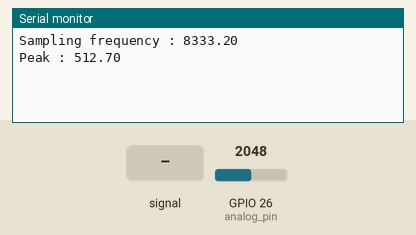
A sketch run on a simulated ESP32. On the bench: the last lines printed to the serial monitor. The test bench sets the inputs (shaded band); at power-on: GPIO 26 (analog_pin) = 2048.

Above: at 1.2 s.
1.3 s: GPIO 26 (analog_pin) fed a 200 Hz sine of ±327 counts around its level
At 2.7 s:
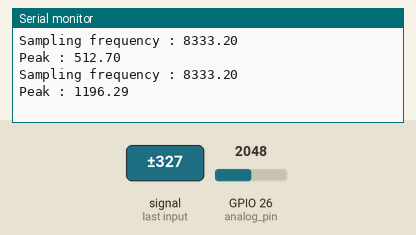
2.8 s: GPIO 26 (analog_pin) set to 0
At 4.15 s:
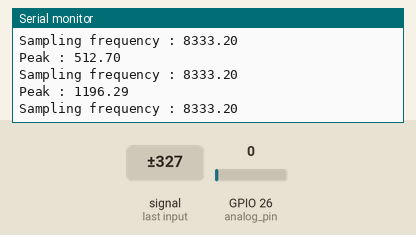
Timing chart, 0 to 5.8 s (numbered marks = the images above; inputs shaded):
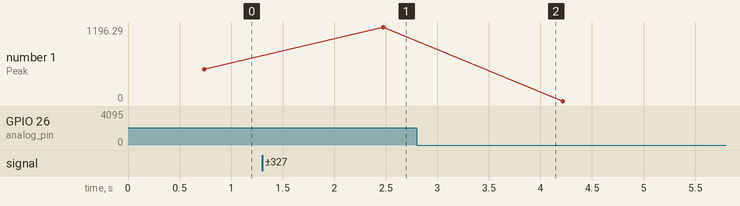

Measured:
- after the input at 1.3 s, the serial monitor: prints a new line after 1.2 s (image 1)
- plotted number 1: 512.7 → 1196.29 after the input at 1.3 s, 1196.29 → 0 after the input at 2.8 s

The sketch:

FFT_test.ino
```cpp
// FFT解析 ノイズ対策用サンプルプログラム

#include <Arduino.h>
#include "arduinoFFT.h"
#include <M5Atom.h>

#define analog_pin 26 // 電圧読み取り用のピン

const int peak_cut = 0;               // ピークカット(0は無効)
const int moving_average = 5;         // 移動平均を行う数
const int SAMPLES = 2048;             // サンプル数
const int sampling_frequency = 50000; // サンプリング周期(Hz) Max50000Hz(ADC)
const int overlap = 3;                // オーバーラップを行う回数
const float overlat_ratio = 0.5;      // オーバーラップでかぶせる割合
const int limit_upper = 4000;         // peakの周波数の上限設定
const int limit_lower = 500;          // peakの周波数の下限設定

//const int SAMPLES_MAX = 2048;
const int SAMPLES_MAX = round(SAMPLES * ((overlap - 1) * overlat_ratio + 1)) + moving_average; // 計算で使用するサンプル数の計算
const int RESULT = round(SAMPLES / 2);                                                         // FFTの結果保存用の変数

double sample[SAMPLES_MAX]; // サンプルを保存する配列
double vReal[SAMPLES];      // FFT計算用の配列
double vImag[SAMPLES];      // FFT計算用の配列
double result_fft[RESULT];  // FFT結果保存用の配列

arduinoFFT FFT = arduinoFFT(); // FFT用

// FFT解析用
void customFFT()
{
  // ピークカット
  // 極端なノイズカット用
  if (peak_cut != 0)
  {
    for (int i = 0; i < SAMPLES_MAX; i++)
    {
      if (sample[i] > peak_cut)
        sample[i] = peak_cut;
    }
  }

  // 移動平均
  // ノイズを均して解析結果を安定させる用（多分）
  // ローパスフィルター
  // ※peakの周波数の上限設定があるから必要ないかも
  for (int i = 0; i < SAMPLES_MAX - moving_average; i++)
  {
    double sample_sum = 0;
    for (int j = 0; j < moving_average; j++)
    {
      sample_sum += sample[i + j];
    }
    sample[i] = sample_sum / moving_average;
  }

  // 配列リセット
  // 結果保存用の配列をリセットする
  for (int i = 0; i < RESULT; i++)
  {
    result_fft[i] = 0;
  }

  // オーバーラップ
  // 複数回解析して安定させるが、サンプルの一部を再利用することにより
  // サンプリングするデータを減らすことが出来る
  for (int i = 0; i < overlap; i++)
  {
    for (int j = 0; j < SAMPLES; j++)
    {
      int sample_count = j + round(SAMPLES * overlat_ratio * i);
      vReal[j] = sample[sample_count];
      vImag[j] = 0;
    }

    /*FFT*/
    // FFT解析(窓関数は元々使っていました)
    FFT.Windowing(vReal, SAMPLES, FFT_WIN_TYP_HAMMING, FFT_FORWARD); // 窓関数
    FFT.Compute(vReal, vImag, SAMPLES, FFT_FORWARD);                 // FFT解析
    FFT.ComplexToMagnitude(vReal, vImag, SAMPLES);                   // 複素数 to 実数
    //double peak = FFT.MajorPeak(vReal, SAMPLES, sampling_frequency);
    //Serial.println(peak);

    // FFTの解析を結果を加算
    for (int j = 0; j < RESULT; j++)
    {
      result_fft[j] += vReal[j];
    }
  }

  // 結果を平均にする
  for (int i = 0; i < RESULT; i++)
  {
    result_fft[i] /= overlap;
  }
}

// peakの周波数を計算する
float peakFFT()
{
  double peak_value = 0;
  float peak_frequency = 0;
  for (int i = 0; i < RESULT; i++)
  {
    float frequency = (i * 1.0 * sampling_frequency) / SAMPLES;
    if (frequency > limit_lower && frequency < limit_upper)
    {
      if (peak_value < result_fft[i])
      {
        peak_value = result_fft[i];
        peak_frequency = frequency;
      }
    }
  }

  return peak_frequency; // 計算結果を戻す
}

// サンプリング
void sampling()
{

  unsigned long sampling_period_us = round(1000000 * (1.0 / sampling_frequency)); // サンプリング周期(時間)
  unsigned long start_time = micros();                                            // スタート時間保存

  for (int i = 0; i < SAMPLES_MAX; i++)
  {

    while (micros() - start_time < sampling_period_us * i) // オーバーフロー・サンプリング周期ずれ　対策済み
      ;
    sample[i] = analogRead(analog_pin); // データ読取
  }
  unsigned long end_time = micros(); // 終了時間保存

  // サンプリング周期確認用(ESP32でADCが遅くなる場合が有ったので確認用)
  Serial.print(F("Sampling frequency : "));
  Serial.println(1000000.0 / float(end_time - start_time) * SAMPLES_MAX);
}

void setup()
{
  // いつものやつ
  M5.begin();
  pinMode(analog_pin, ANALOG);
  analogSetAttenuation(ADC_11db);
}

void loop()
{
  sampling();                 // サンプリングして
  customFFT();                // FFT解析して
  float peak = peakFFT();     //ピークの周波数を求めて
  Serial.print(F("Peak : ")); //表示する
  Serial.println(peak);
  delay(1000);
}
```
